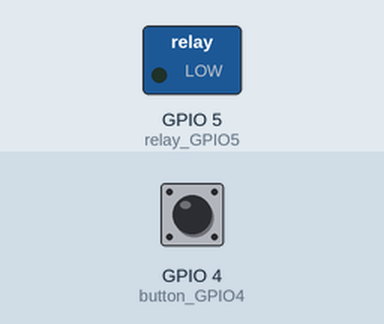
Bench run of a program on a simulated ESP32 board running MicroPython. Parts: switched loads named in the program (green lamp = pin HIGH). The inputs (shaded band) are chosen by the test bench; at power-on: GPIO 4 (button_GPIO4) LOW. What the program prints to the serial console is not drawn.

Above: at 1.2 s.
1.3 s: GPIO 4 (button_GPIO4) pulled HIGH for 0.15 s
At 1.37 s:
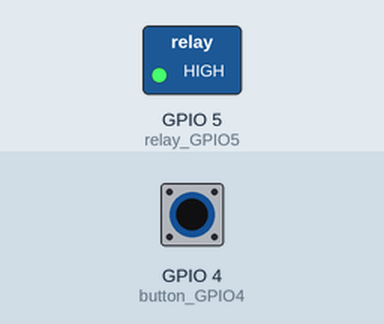
2.9 s: GPIO 4 (button_GPIO4) pulled HIGH for 3.2 s
At 6.5 s:
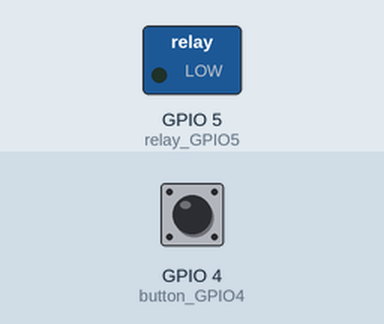
Timing chart, 0 to 8.0 s (numbered marks = the images above; inputs shaded):
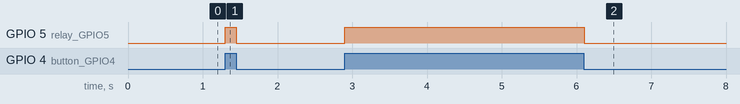

The program:

RelayGPIO5_ButtonGPIO4.py
```python
from machine import Pin #GPIO 腳位所用之套件
import utime#Delay程式所用之套件
relay_GPIO5 = Pin(5, Pin.OUT)
#定義relay_GPIO5(Relay模組) 連接GPIO5腳位
button_GPIO4 = Pin(4, Pin.IN)
#定義button_GPIO4 連接GPIO4腳位

while True:
    print(button_GPIO4.value())
    #led_onboard.toggle()
    if (button_GPIO4.value()):
        print("Relay is activated")
        relay_GPIO5.on()#設定繼電器模組觸發腳位為高電位

    else:
        print("Relay is not activated")
        relay_GPIO5.off()#設定繼電器模組觸發腳位為低電位
           
```

Measured:
- after the input at 1.3 s, GPIO 5 (relay_GPIO5): LOW → HIGH at once, → LOW 0.15 s later
- after the input at 2.9 s, GPIO 5 (relay_GPIO5): LOW → HIGH at once, → LOW 3.2 s later
